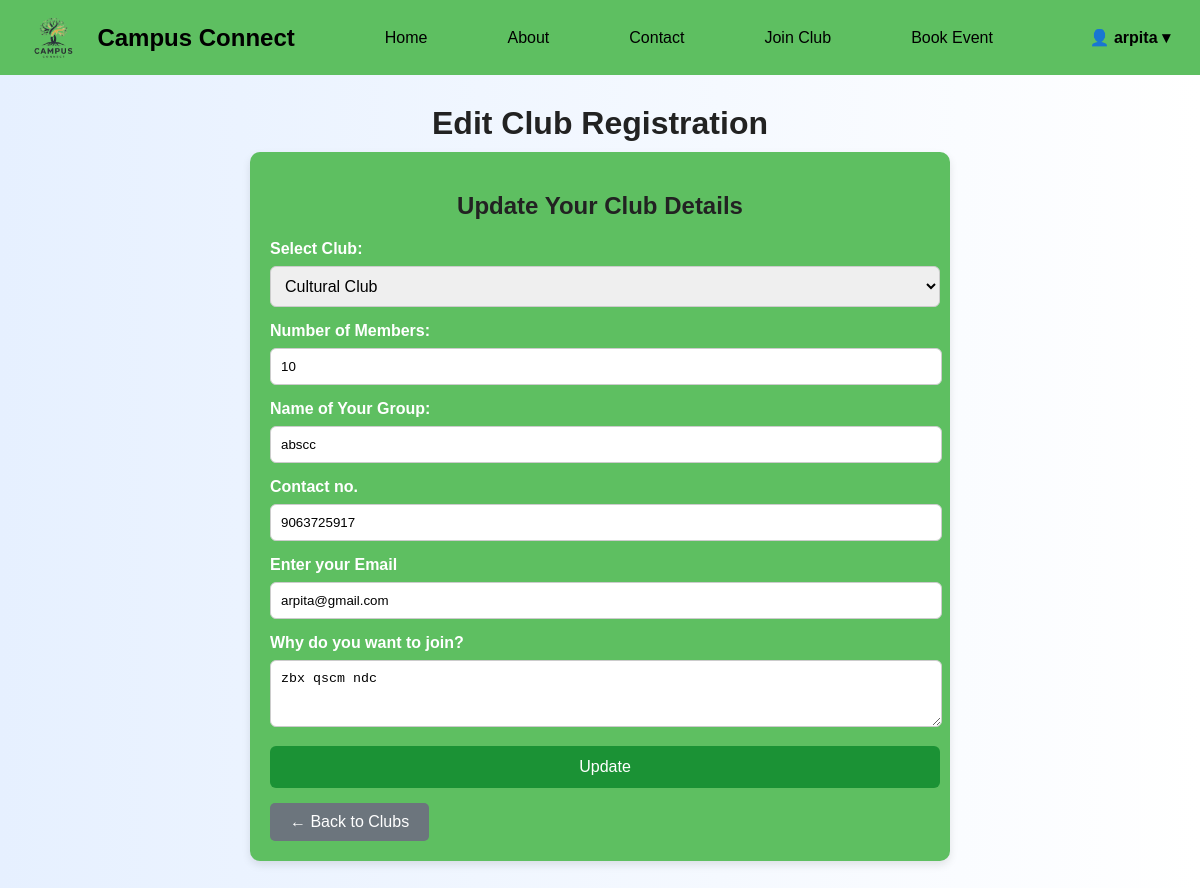
The page /edit_club/39 (signed in) on the database its author committed.
### tables this page shows
CREATE TABLE club_members (
    id INTEGER PRIMARY KEY AUTOINCREMENT,
    username TEXT NOT NULL,
    club TEXT NOT NULL,
    members INTEGER NOT NULL,
    group_name TEXT NOT NULL,
    reason TEXT,
    joined_at TIMESTAMP DEFAULT CURRENT_TIMESTAMP
, contact TEXT, email TEXT);

### app.py (the view, shortened to what this page needs)
@app.route('/edit_club/<int:id>', methods=['GET', 'POST'])
@login_required
def edit_club(id):
    username = session.get('user')
    conn = get_db_connection()
    group = conn.execute("SELECT * FROM club_members WHERE id=? AND username=?", (id, username)).fetchone()
    conn.close()
    if not group:
        flash("Group not found.", "danger")
        return redirect(url_for('join_club'))
    return render_template('edit_club.html', user=username, group=group)

### app.py (called while the page is built)
def get_db_connection():
    conn = sqlite3.connect(DB_PATH)
    conn.row_factory = sqlite3.Row
    return conn

def login_required(f):
    @wraps(f)
    def decorated_function(*args, **kwargs):
        if 'user' not in session:
            return redirect(url_for('login', next=request.path))
        return f(*args, **kwargs)
    return decorated_function

### templates/edit_club.html (shortened to what this page needs)
<!DOCTYPE html>
<html lang="en">
<head>
</head>
<body>
    <div class="navbar">
  <img src="{{ url_for('static', filename='images/logo.png') }}" style="height:45px; margin-right:10px;">
  <h2>Campus Connect</h2>
  <a href="{{ url_for('index') }}">Home</a>
  <a href="{{ url_for('about') }}">About</a>
  <a href="{{ url_for('contact') }}">Contact</a>
  <a href="{{ url_for('join_club') }}">Join Club</a>
  <a href="{{ url_for('book_event') }}">Book Event</a>
  {% if user %}
  <div class="user-section" id="userMenu">
    <span class="user-toggle">👤 {{ user }} &#9662;</span>
  </div>
  {% else %}
    <a href="{{ url_for('login') }}" class="login-btn">Login/Register</a>
  {% endif %}
</div>
  <div class="container">
    <h1>Edit Club Registration</h1>
    <div class="form-container">
      <h2>Update Your Club Details</h2>
      <form method="POST">
        <label for="club">Select Club:</label>
        <select name="club" id="club" required>
          <option value="Cultural" {% if group['club'] == 'Cultural' %}selected{% endif %}>Cultural Club</option>
        </select>
        <label for="members">Number of Members:</label>
        <input type="number" name="members" id="members" value="{{ group['members'] }}" required>
        <label for="group_name">Name of Your Group:</label>
        <input type="text" name="group_name" id="group_name" value="{{ group['group_name'] }}" required>
        <label for="contact">Contact no.</label>
        <input type="text" name="contact" id="contact" value="{{ group['contact'] }}" required>
        <label for="email">Enter your Email</label>
        <input type="text" name="email" id="email" value="{{ group['email'] }}" required>
        <label for="reason">Why do you want to join?</label>
        <textarea name="reason" id="reason" rows="3" required>{{ group['reason'] }}</textarea>
        <button type="submit">Update</button>
      </form>
      <a href="{{ url_for('join_club') }}" class="btn-back">← Back to Clubs</a>
    </div>
  </div>
</body>
</html>

### templates/edit_club.html (style rules this page uses)
body { margin: 0; font-family: Arial, sans-serif; background: linear-gradient(to right, #e6f0ff, #ffffff); }
.navbar { display: flex; align-items: center; background-color: rgb(94, 191, 97); padding: 15px 30px; font-family: Arial, sans-serif; }
.navbar h2 { margin: 0 30px 0 10px; color: black; font-weight: bold; }
.navbar a { text-decoration: none; color: black; margin: 0 20px; font-weight: 500; margin-left: 60px; }
.user-section { position: relative; margin-left: auto; cursor: pointer; font-weight: bold; color: black; }
#club { width:670px; font-size: 16px; }
.container { text-align:center; margin:30px auto; max-width:700px; }
.container h1 { font-size:32px; margin-bottom:10px; color:#222; }
.form-container { background:rgb(94, 191, 97); padding:20px; border-radius:10px; box-shadow:0 4px 8px rgba(0,0,0,0.1); text-align:left; }
.form-container h2 { margin-bottom:20px; color:#222; text-align:center; }
label { display:block; margin-bottom:8px; font-weight:bold; color:#fff; }
select, input, textarea { width:650px; padding:10px; margin-bottom:15px; border:1px solid #ccc; border-radius:6px; }
.form-container button { width:670px; padding:12px; border:none; background:#1b9235; color:white; border-radius:6px; font-size:16px; cursor:pointer; }
.btn-back { display:inline-block; margin-top:15px; padding:10px 20px; background:#6c757d; color:white; border-radius:5px; text-decoration:none; }

### rows shown on the page
club_members: username "arpita", club "Cultural Club", members "10", group_name "abscc", contact "9063725917", email "arpita@gmail.com", reason "zbx qscm ndc"
